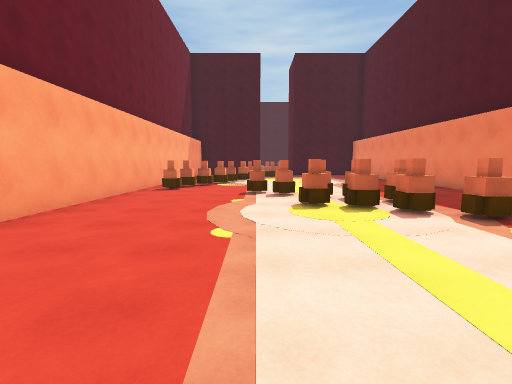
View 1 (above)

18 first-person views from a walk through a scene from a Unity 3-D project. The camera is 1.5 m above the floor, tilts 6° down and sees 85° across. The floor is counted in squares, 2 m on a side. Each view is taken from the middle of a square. On the plan, view 1 faces up. The plan holds only what a view shows up to about 10 squares ahead; the rest is blank. The place goes on beyond the plan. The player character is not drawn. Surface patterns are stand-ins for the level's own textures.

View 2
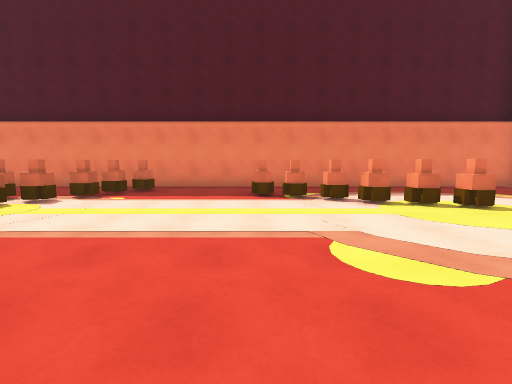

View 3
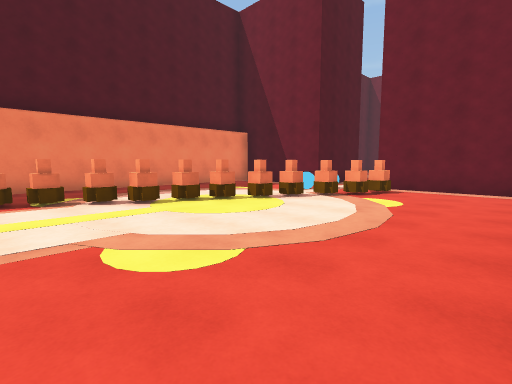

View 4
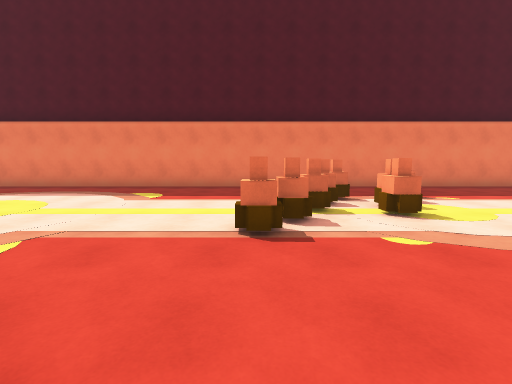

View 5
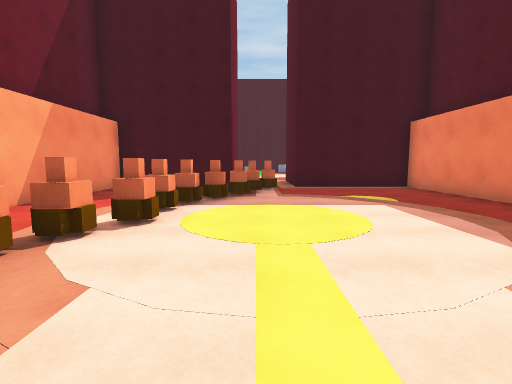

View 6
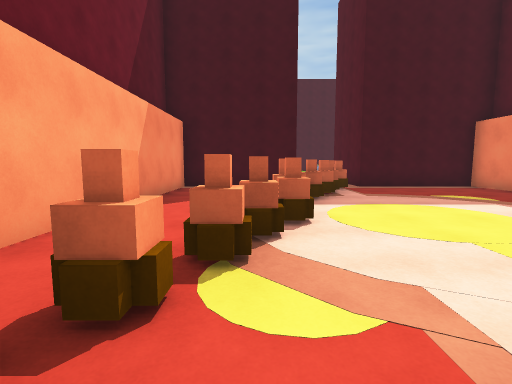

View 7
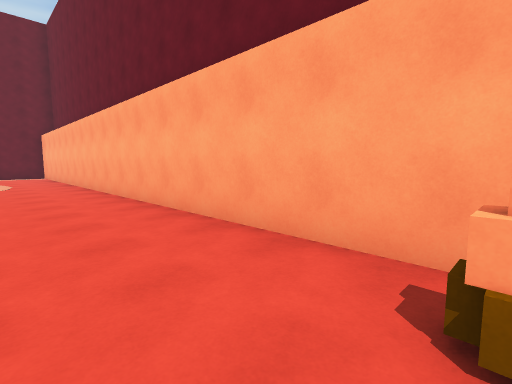

View 8
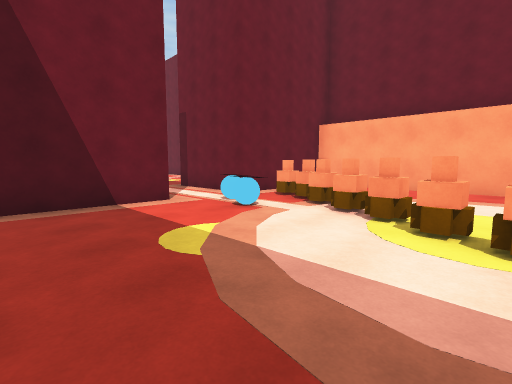

View 9
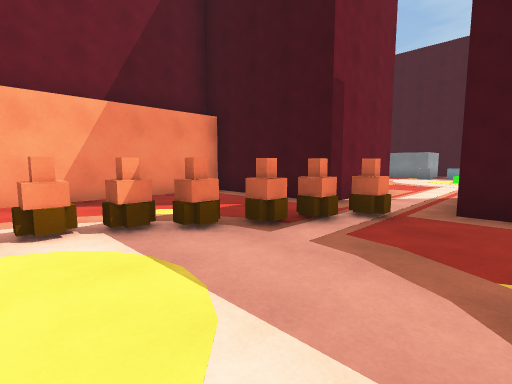

View 10
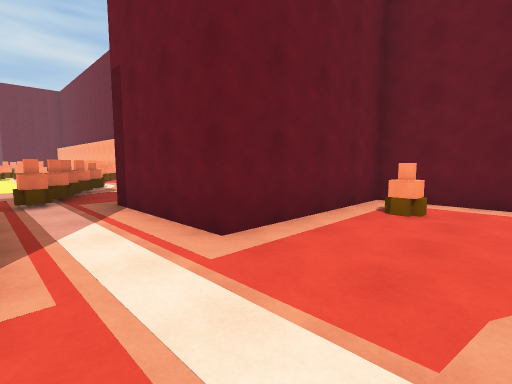

View 11
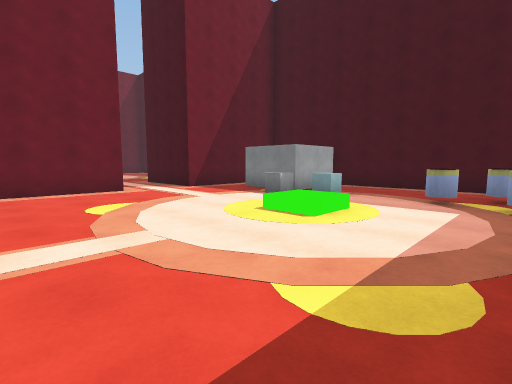

View 12
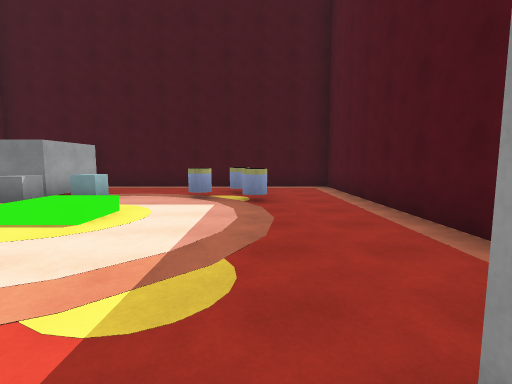

View 13
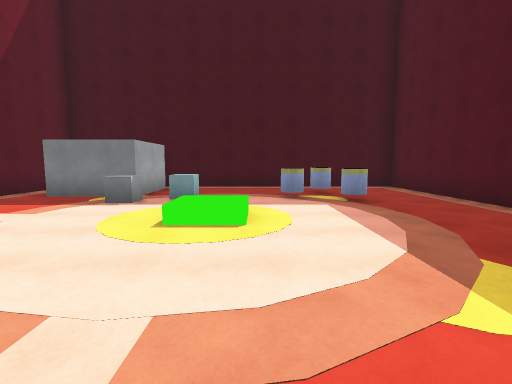

View 14
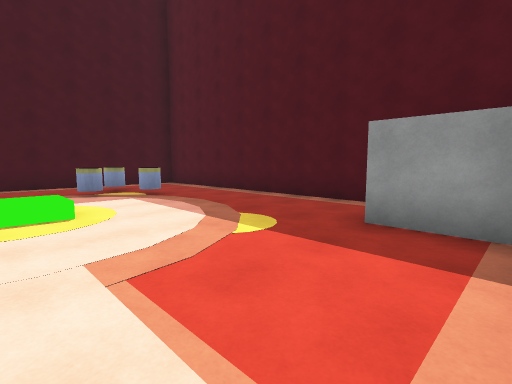

View 15
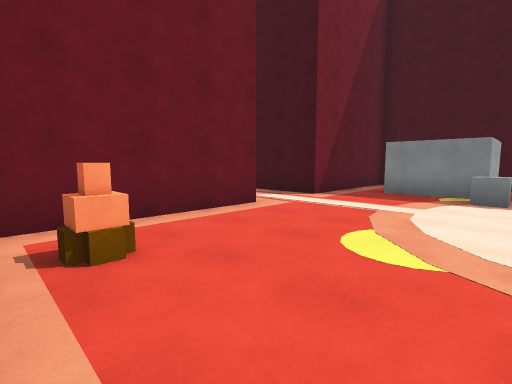

View 16
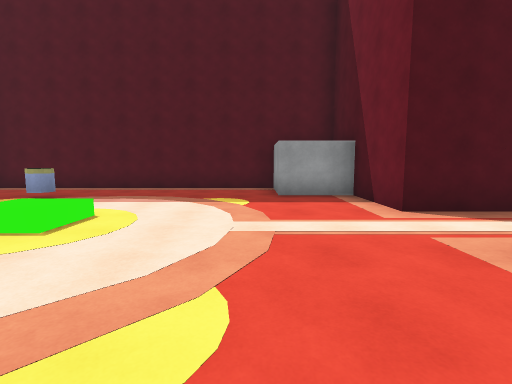

View 17
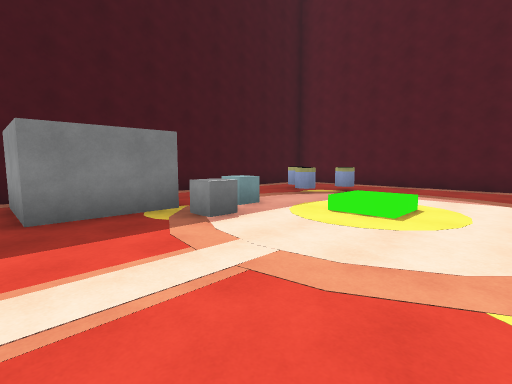

View 18
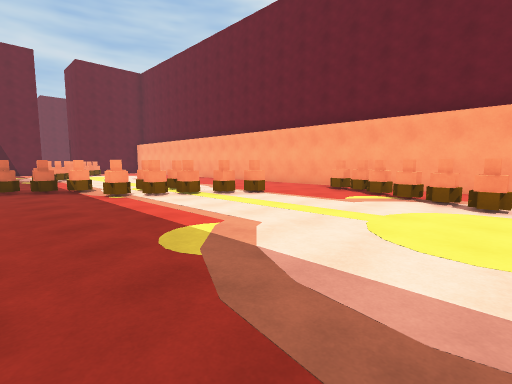

### Floor plan
Ten units are one square. View 1 is at (0, 0); x grows to the right and y downward. Boxes are objects, and circles mark ways between rooms. Rooms are numbered by the first view taken in them; rooms with no view inside come last. Other rooms are left out.
<svg viewBox="-42 -302 110 412">
<path fill="none" stroke="#000" d="M21 82 49 82M-31 82 2 82 2 105M58 81 58 -168 23 -168 23 -198M2 -198 2 -168 -32 -168 -32 79M23 -198 44 -198 44 -215 63 -215 63 -297 -10 -297M-37 -239 -37 -198 2 -198M-6 -292 -6 -272 -26 -272 -26 -292M-25 -297 -37 -297 -37 -258"/>
<rect x="-25" y="-85" width="10" height="10" fill="#bbb"><title>other object</title></rect>
<rect x="-25" y="-95" width="10" height="10" fill="#bbb"><title>other object</title></rect>
<rect x="-25" y="-105" width="10" height="10" fill="#bbb"><title>other object</title></rect>
<rect x="-15" y="-105" width="10" height="10" fill="#bbb"><title>other object</title></rect>
<rect x="-15" y="-115" width="10" height="10" fill="#bbb"><title>other object</title></rect>
<rect x="-5" y="65" width="10" height="10" fill="#bbb"><title>other object</title></rect>
<rect x="-5" y="55" width="20" height="10" fill="#bbb"><title>other object</title></rect>
<rect x="-5" y="-75" width="10" height="10" fill="#bbb"><title>other object</title></rect>
<rect x="-5" y="-135" width="10" height="10" fill="#bbb"><title>other object</title></rect>
<rect x="-5" y="-145" width="10" height="10" fill="#bbb"><title>other object</title></rect>
<rect x="-5" y="-155" width="20" height="20" fill="#bbb"><title>other object</title></rect>
<rect x="5" y="65" width="10" height="10" fill="#bbb"><title>other object</title></rect>
<rect x="5" y="45" width="10" height="10" fill="#bbb"><title>other object</title></rect>
<rect x="5" y="35" width="10" height="10" fill="#bbb"><title>other object</title></rect>
<rect x="5" y="-55" width="10" height="10" fill="#bbb"><title>other object</title></rect>
<rect x="5" y="-65" width="10" height="10" fill="#bbb"><title>other object</title></rect>
<rect x="5" y="-155" width="10" height="10" fill="#bbb"><title>other object</title></rect>
<rect x="5" y="-165" width="10" height="10" fill="#bbb"><title>other object</title></rect>
<rect x="15" y="55" width="10" height="10" fill="#bbb"><title>other object</title></rect>
<rect x="15" y="35" width="10" height="10" fill="#bbb"><title>other object</title></rect>
<rect x="15" y="25" width="10" height="10" fill="#bbb"><title>other object</title></rect>
<rect x="15" y="15" width="10" height="10" fill="#bbb"><title>other object</title></rect>
<rect x="15" y="-55" width="10" height="20" fill="#bbb"><title>other object</title></rect>
<rect x="15" y="-65" width="10" height="10" fill="#bbb"><title>other object</title></rect>
<rect x="25" y="5" width="10" height="10" fill="#bbb"><title>other object</title></rect>
<rect x="25" y="-5" width="10" height="10" fill="#bbb"><title>other object</title></rect>
<rect x="25" y="-45" width="10" height="10" fill="#bbb"><title>other object</title></rect>
<rect x="25" y="-55" width="10" height="10" fill="#bbb"><title>other object</title></rect>
<rect x="35" y="-35" width="10" height="10" fill="#bbb"><title>other object</title></rect>
<rect x="35" y="-45" width="10" height="10" fill="#bbb"><title>other object</title></rect>
<rect x="-25" y="-215" width="10" height="10" fill="#bbb"><title>other object</title></rect>
<rect x="-15" y="-265" width="10" height="10" fill="#bbb"><title>other object</title></rect>
<rect x="-5" y="-275" width="10" height="10" fill="#bbb"><title>other object</title></rect>
<rect x="5" y="-245" width="10" height="10" fill="#bbb"><title>other object</title></rect>
<rect x="25" y="-275" width="10" height="10" fill="#bbb"><title>other object</title></rect>
<rect x="35" y="-275" width="10" height="10" fill="#bbb"><title>other object</title></rect>
<rect x="35" y="-285" width="10" height="10" fill="#bbb"><title>other object</title></rect>
<circle cx="15" cy="-190" r="3" fill="#2a7"/>
<text x="10" y="-40">1</text>
<text x="20" y="-240">2</text>
</svg>
Room 1 opens to room 2.

Where each view was taken, in squares from view 1:
view 1: 0 up, 0 right, facing up
view 2: 0 up, 3 left, facing right
view 3: 0 up, 3 left, facing down-right
view 4: 7 up, 3 left, facing right
view 5: 8 up, 1 right, facing up
view 6: 8 up, 1 left, facing up
view 7: 8 up, 1 left, facing down-left
view 8: 3 down, 5 right, facing down-left
view 9: 12 up, 3 right, facing up-left
view 10: 22 up, 2 right, facing down-left
view 11: 21 up, 4 right, facing up-left
view 12: 21 up, 4 right, facing up
view 13: 21 up, 2 right, facing up
view 14: 20 up, 1 right, facing up-right
view 15: 20 up, 0 right, facing up-left
view 16: 22 up, 2 left, facing right
view 17: 23 up, 3 left, facing up-right
view 18: 12 up, 5 right, facing down-left
